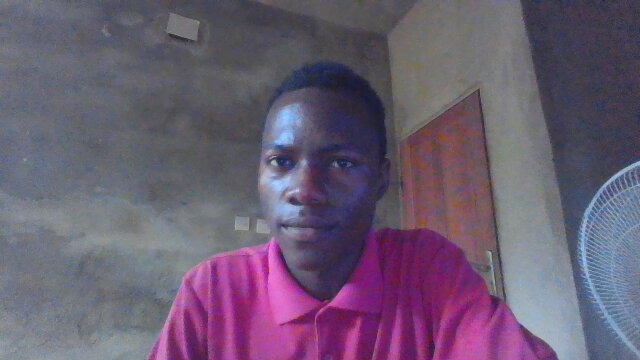
#> input picture reconnaissance/Projet IRIS/dataset/alex/alex1.jpg, 640 x 360 px; its folder holds only this picture in this run
$ python train_lbph.py
#> lines starting #> are read from the running program, lines starting #| are printed output that depends on the picture
import os
import cv2
import numpy as np

CASCADE_PATH = cv2.data.haarcascades + "haarcascade_frontalface_default.xml"
BASE_DIR = os.path.dirname(os.path.abspath(__file__))
DATASET_DIR = os.path.join(BASE_DIR, "dataset")
MODEL_PATH = "lbph_model.yml"

face_cascade = cv2.CascadeClassifier(CASCADE_PATH)
if face_cascade.empty():
    raise IOError("Impossible de charger la cascade. Vérifie le chemin.")

def prepare_dataset(dataset_dir):
#> called with dataset_dir = 'reconnaissance/Projet IRIS/dataset'
    faces = []
    labels = []
    label_names = {}
    current_label = 0

    for person_name in os.listdir(dataset_dir):
        person_path = os.path.join(dataset_dir, person_name)
        if not os.path.isdir(person_path):
            continue
        label_names[current_label] = person_name
        for filename in os.listdir(person_path):
            filepath = os.path.join(person_path, filename)
            img = cv2.imread(filepath, cv2.IMREAD_GRAYSCALE)
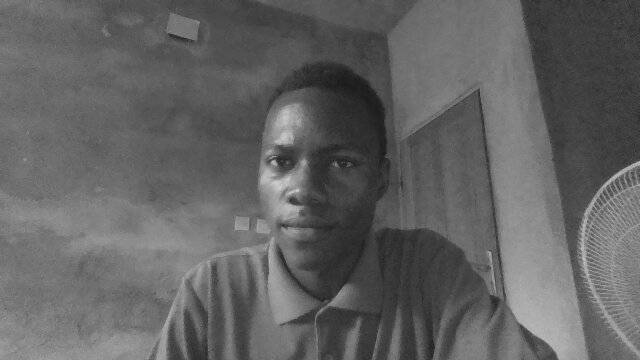
#> img: shape (360, 640); min 27, max 205, mean 98.9
            if img is None:
                continue
            # detection visage (assume un visage par photo)
            rects = face_cascade.detectMultiScale(img, scaleFactor=1.1, minNeighbors=5, minSize=(50,50))
#> rects = [[240, 106, 142, 142]]
            if len(rects) == 0:
                continue
            x,y,w,h = rects[0]  # prendre le premier
#> x = 240; y = 106; w = 142; h = 142
            face = img[y:y+h, x:x+w]
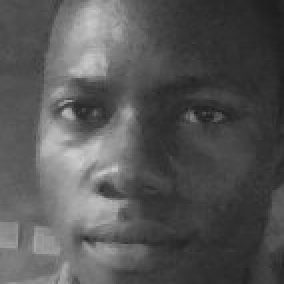
#> face: shape (142, 142) (shown 2 times larger); min 28, max 205, mean 85.8
            face = cv2.resize(face, (200,200))
#> face: shape (200, 200)
            face = cv2.equalizeHist(face)
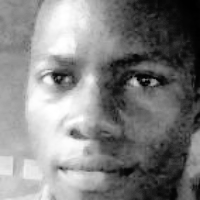
#> face: shape (200, 200); min 0, max 255, mean 128.9
            faces.append(face)
            labels.append(current_label)
        current_label += 1
#> pass 2 of the loop in prepare_dataset, `for person_name in os.listdir(dataset_dir):`:
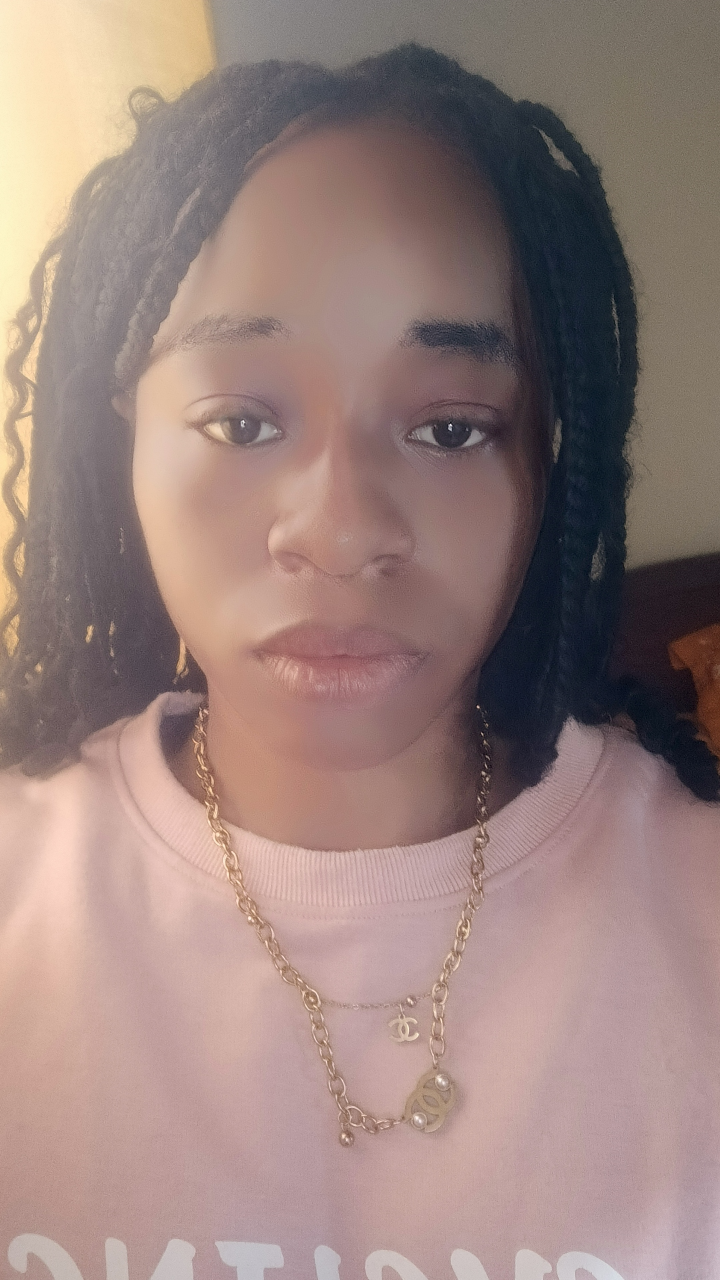
#> input picture reconnaissance/Projet IRIS/dataset/marie/IMG_20251014_090128_525.jpg, 2160 x 3840 px (shown at 1/3 size)
#> in prepare_dataset, `img = cv2.imread(filepath, cv2.IMREAD_GRAYSCALE)`:
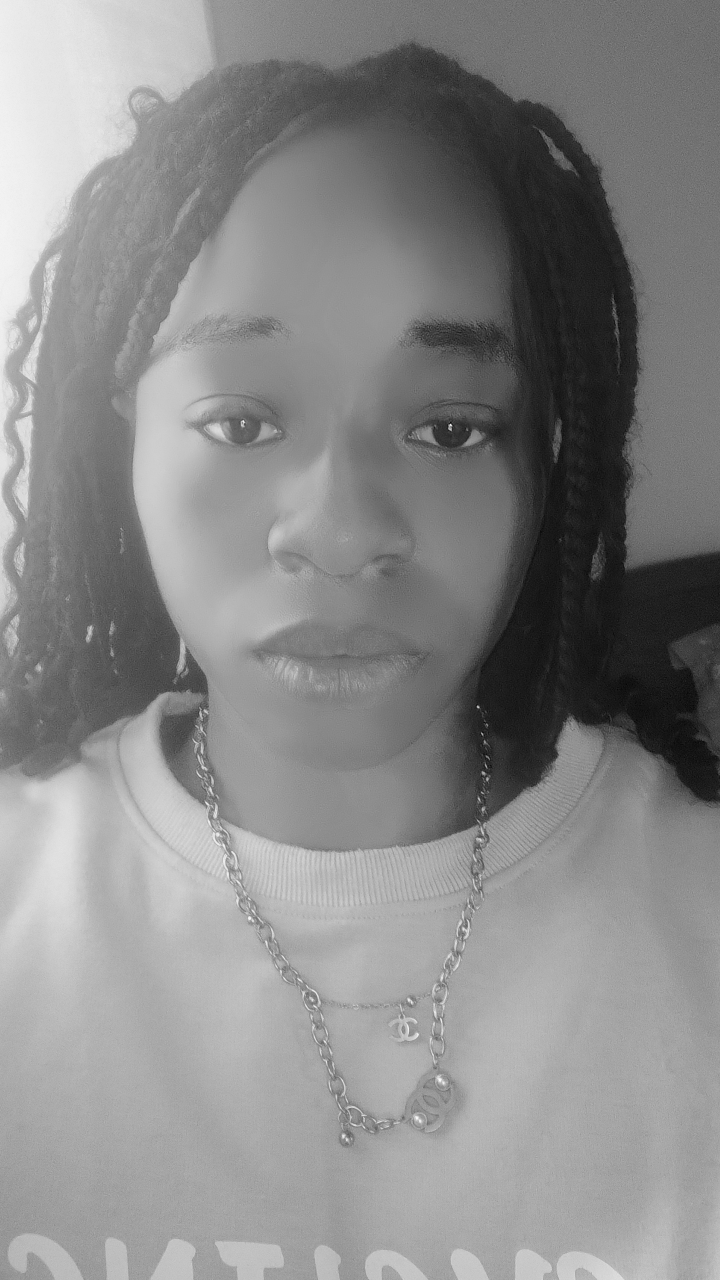
#> img: shape (3840, 2160) (shown at 1/3 size); min 0, max 254, mean 136.7
#> rects = [[258, 673, 1576, 1576]]
#> x = 258; y = 673; w = 1576
#> in prepare_dataset, `face = cv2.equalizeHist(face)`:
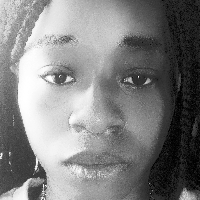
#> face: shape (200, 200); min 0, max 255, mean 128.4
    return faces, labels, label_names

faces, labels, label_names = prepare_dataset(DATASET_DIR)
#> faces = 2 items; labels = [0, 1]; label_names = {0: 'alex', 1: 'marie'}
if len(faces) == 0:
    raise ValueError("Aucun visage trouvé dans le dataset. Vérifie les chemins et images.")

# créer et entrainer LBPH
recognizer = cv2.face.LBPHFaceRecognizer_create(radius=1, neighbors=8, grid_x=8, grid_y=8)
recognizer.train(faces, np.array(labels))
recognizer.write(MODEL_PATH)

# sauvegarder mapping label->nom
import json
with open("labels.json", "w") as f:
    json.dump(label_names, f, ensure_ascii=False, indent=2)

print("Entraînement terminé. Modèle sauvé:", MODEL_PATH)
